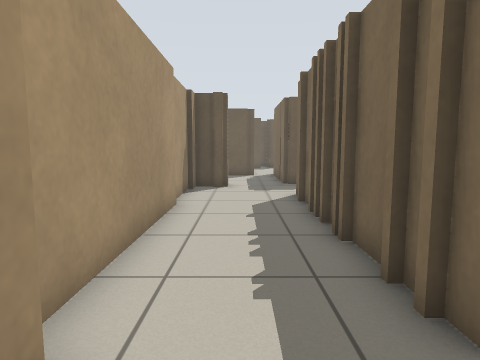
view 1 (above)

17 first-person views from a walk through a robot-simulator world made for Stage. The camera is 0.86 m above the floor, tilts 6° down and sees 75° across. Floor lines are 1 m apart. The floor is counted in squares, 0.5 m on a side. Each view is taken from the middle of a square. On the plan, view 1 faces up. The plan holds only what a view shows up to about 16 squares ahead; the rest is blank. The place goes on beyond the plan. Robots are left out.

view 2
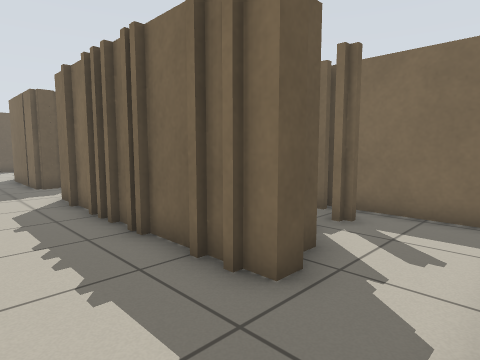

view 3
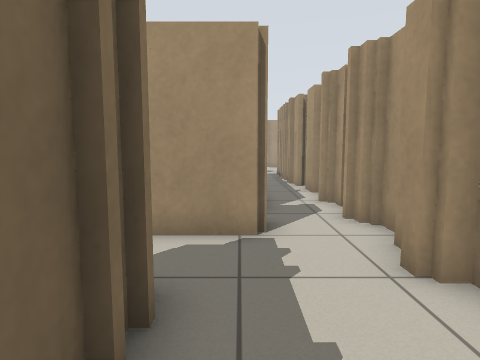

view 4
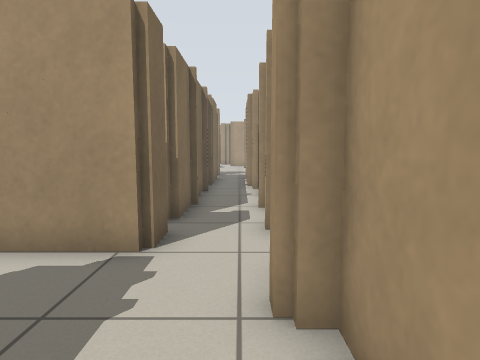

view 5
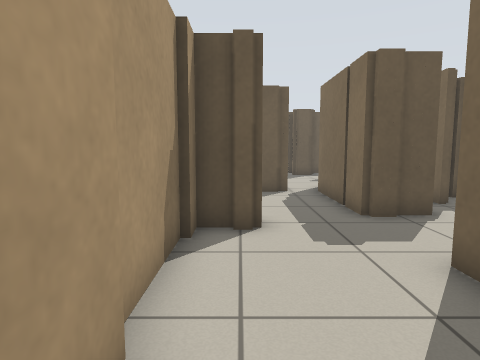

view 6
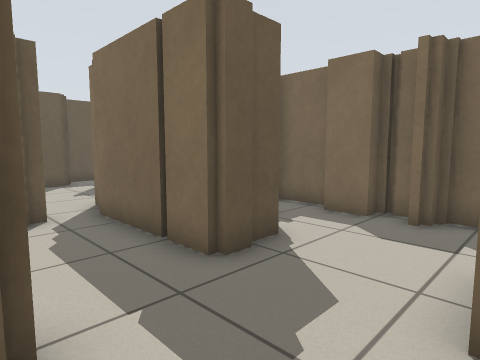

view 7
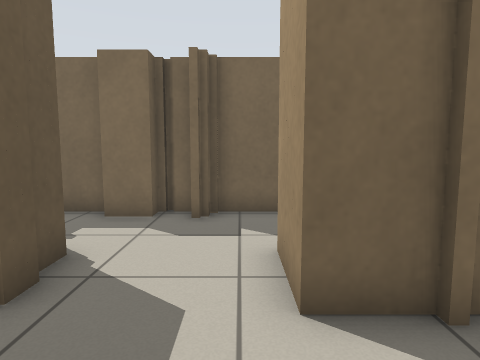

view 8
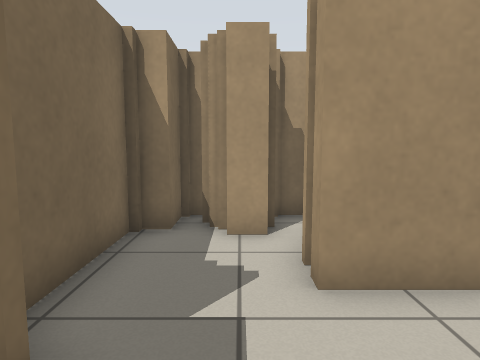

view 9
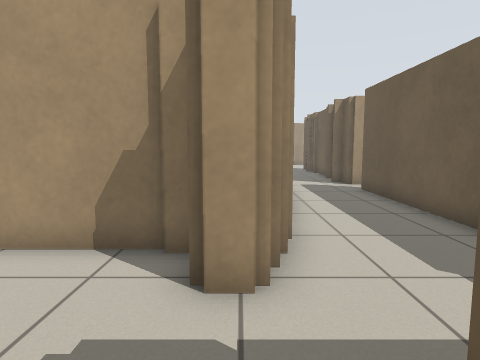

view 10
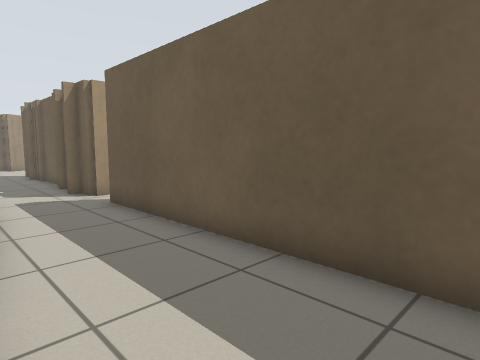

view 11
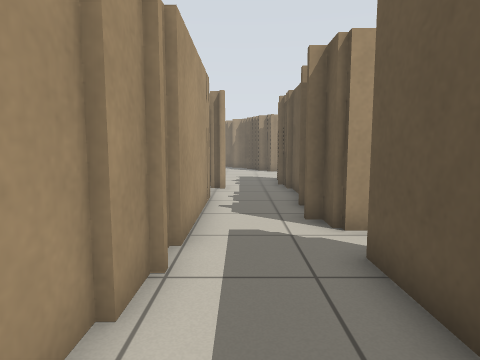

view 12
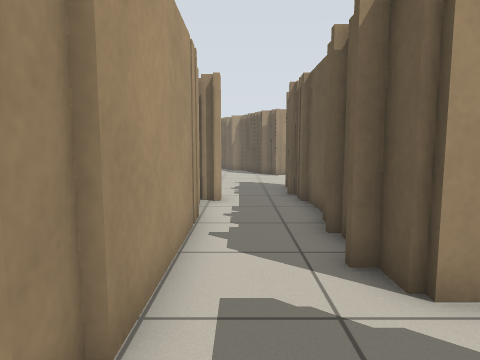

view 13
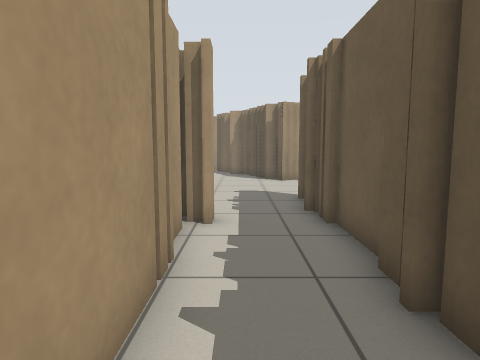

view 14
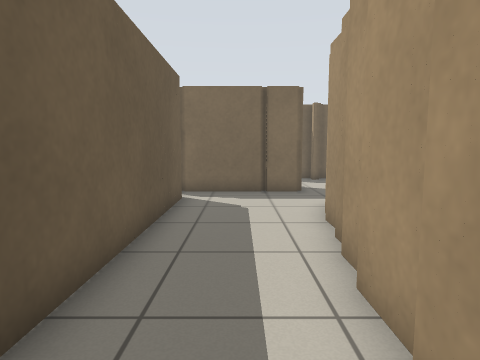

view 15
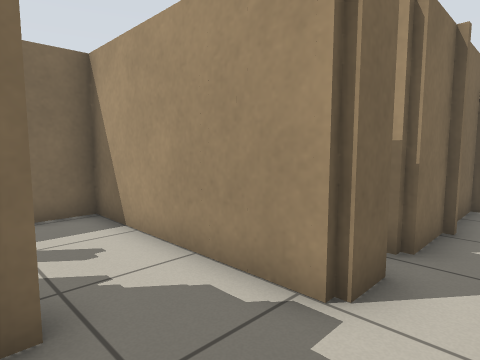

view 16
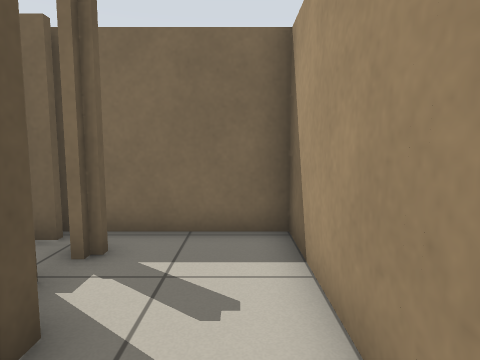

view 17
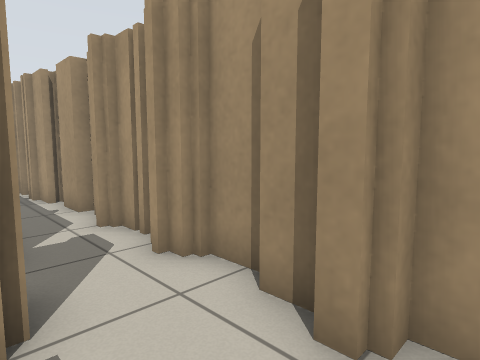

### Floor plan
Key: @ floor where view 1 was taken; # wall or solid block; . floor.
Columns run from 21 left of view 1 to 7 right of it. Each row starts with its distance up from view 1.
 19 ########################
 18 .......................#  ###
 17 .......................#  #.#
 16 ..#############........# ##.#
 15               ######...###..#
 14                    ##.......#
 13                    ##.......#
 12                    #........#
 11                    #...###..#
 10                    #...###..#
  9                    #...####.#
  8                    #...######
  7                    #...#####
  6                    #...#
  5                    #...#    #
  4                    #...# ####
  3                    #...###.##
  2                    #........#
  1                    #........#
  0                    #.@#######
 -1                    #..#
 -2                    #..#
 -3                    #.##
 -4                    #.#
 -5                    #.#
 -6                    #.#
 -7                    #.#
 -8                    #.#
 -9                    ###

Where each view was taken, in squares from view 1:
view 1: 0 up, 0 right, facing up
view 2: 0 up, 1 left, facing up-right
view 3: 6 up, 1 right, facing down
view 4: 5 up, 1 left, facing down
view 5: 7 up, 1 left, facing up
view 6: 11 up, 1 left, facing up-right
view 7: 12 up, 1 left, facing right
view 8: 15 up, 5 right, facing down
view 9: 14 up, 3 right, facing left
view 10: 15 up, 0 right, facing up-left
view 11: 17 up, 5 left, facing left
view 12: 17 up, 8 left, facing left
view 13: 17 up, 11 left, facing left
view 14: 17 up, 10 left, facing right
view 15: 3 up, 1 left, facing down-right
view 16: 1 up, 1 right, facing right
view 17: 3 up, 1 right, facing down-left
